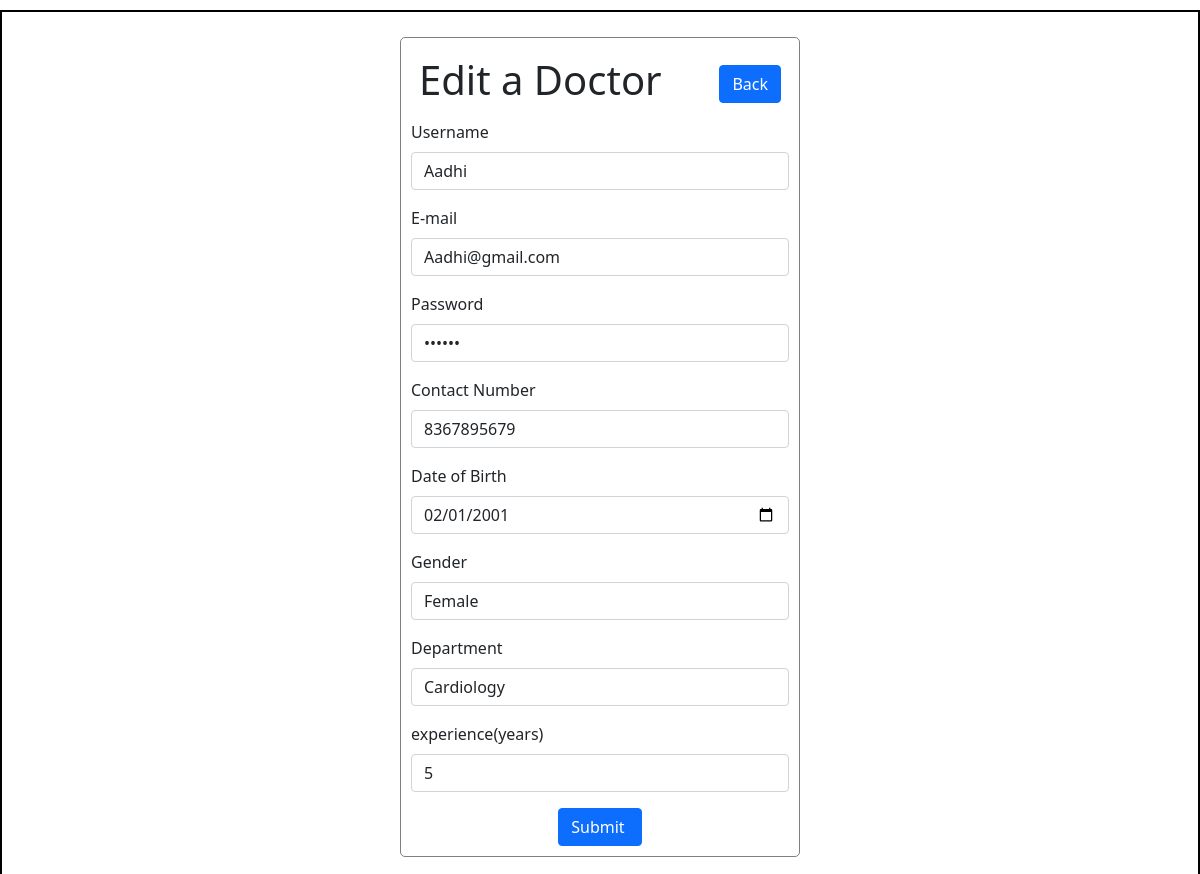
The app's page /edit_doctor/2 with its own data.
### application/models.py (models this page shows)
class User(db.Model):
    __tablename__='Users'
    id=db.Column(db.Integer,primary_key=True)
    username=db.Column(db.String,unique=True,nullable=False)
    email=db.Column(db.String,unique=True,nullable=False)
    password=db.Column(db.String,nullable=False)
    contact_number=db.Column(db.String(10),nullable=False)
    dob=db.Column(db.String,nullable=False)
    gender=db.Column(db.String)
    role=db.Column(db.String,nullable=False,default='patient')
    department_id=db.Column(db.Integer,db.ForeignKey('departments.id'))
    experience=db.Column(db.String,nullable=True)
    status=db.Column(db.Boolean,default=True)
    is_blacklisted=db.Column(db.Boolean,default=False)
    doctor_appointments=db.relationship('Appointment',foreign_keys='Appointment.doctor_id',backref='doctor')
    patient_appointments=db.relationship('Appointment',foreign_keys='Appointment.patient_id',backref='patient')
    patient_treatments=db.relationship('Treatment',foreign_keys='Treatment.patient_id',backref='patient')
    doctor_treatments=db.relationship('Treatment',foreign_keys='Treatment.doctor_id',backref='doctor')

class Department(db.Model):
    __tablename__='departments'
    id=db.Column(db.Integer,primary_key=True)
    name=db.Column(db.String,nullable=False,unique=True)
    description=db.Column(db.Text,nullable=True)
    doctors=db.relationship('User',backref='department')
    appointments=db.relationship('Appointment',backref='department')

### application/controllers.py (the view, shortened to what this page needs)
@app.route('/edit_doctor/<int:doctor_id>',methods=['GET','POST'])
def edit_doctor(doctor_id):
    this_user=User.query.get(doctor_id)
    return render_template('Edit_Doctor.html',this_user=this_user)

### templates/Edit_Doctor.html (shortened to what this page needs)
<!DOCTYPE html>
<html lang="en">
    <head>
        <link rel="stylesheet" href="/static/style.css">
        <link href="https://cdn.jsdelivr.net/npm/bootstrap@5.0.2/dist/css/bootstrap.min.css" rel="stylesheet">
    </head>
    <body>
        <div id="main">
            <div id="form-body">
                <div class="headings">
               <h1>Edit a Doctor</h1>
                    <a href="{{ url_for('admin_dashboard')}}" class="btn btn-primary">Back</a>
            </div>
            <form action="/edit_doctor/{{ this_user.id }}" method="post">
                <div class="mb-3">
                    <label for="username" class="form-label">Username</label>
                    <input type="text" class="form-control" id="username" name="username" value="{{ this_user.username }}"">
                </div>
                <div class="mb-3">
                    <label for="email" class="form-label">E-mail</Email></label>
                    <input type="email" class="form-control" id="email" name="email" value="{{ this_user.email }}">
                </div>
                <div class="mb-3">
                    <label for="password" class="form-label">Password</label>
                    <input type="Password" class="form-control" id="password" name="password" value="{{ this_user.password }}">
                </div>
                <div class="mb-3">
                    <label for="contact" class="form-label">Contact Number</label>
                    <input type="text" class="form-control" id="contact" name="contact_number" value="{{ this_user.contact_number }}">
                </div>
                <div class="mb-3">
                    <label for="dob" class="form-label">Date of Birth</label>
                    <input type="date" class="form-control" id="dob" name="dob" value="{{ this_user.dob }}">
                </div>
                <div class="mb-3">
                    <label for="category" class="form-label">Gender</label>
                    <select class="form-control" name="gender" >
                        <option value="Female" {% if this_user.gender == 'Female' %}selected{% endif %}>Female </option>
                    </select>
                </div>
                <div class="mb-3">
                    <label for="Department" class="form-label">Department</label>
                    <input type="text" class="form-control" id="Department" name="Department"
                    value="{{ this_user.department.name if this_user.department else '' }}">
                </div>
                <div class="mb-3">
                    <label for="years" class="form-label">experience(years)</label>
                    <input type="number" class="form-control" id="years" name="experience" value="{{ this_user.experience }}">
                </div>
                <div class="text-center">
                    <input type="submit" class="btn btn-primary" value="Submit ">
                </div>
            </form>
        </div>
        </div>
    </body>
</html>

### static/style.css (style rules this page uses)
* { margin:0px; padding:0px; box-sizing: border-box; }
#main,#canvas { border :2px solid black; margin-top: 10px; }
#form-body { border:1px solid grey; width:300px; height:auto; margin:auto; margin-top:200px; border-radius:5px; padding: 10px; }
.headings { display:flex; justify-content:space-between; align-items:center; padding:4px; margin:4px; }

### templates/Edit_Doctor.html (style rules this page uses)
#form-body { margin-top:25px; margin-bottom:25px; margin:center; height:auto; width: 400px; }

### records on screen
User: username "Aadhi", email "Aadhi@gmail.com", contact_number "8367895679", dob "02/01/2001", gender "Female", experience "5"
Department: Department "Cardiology"
